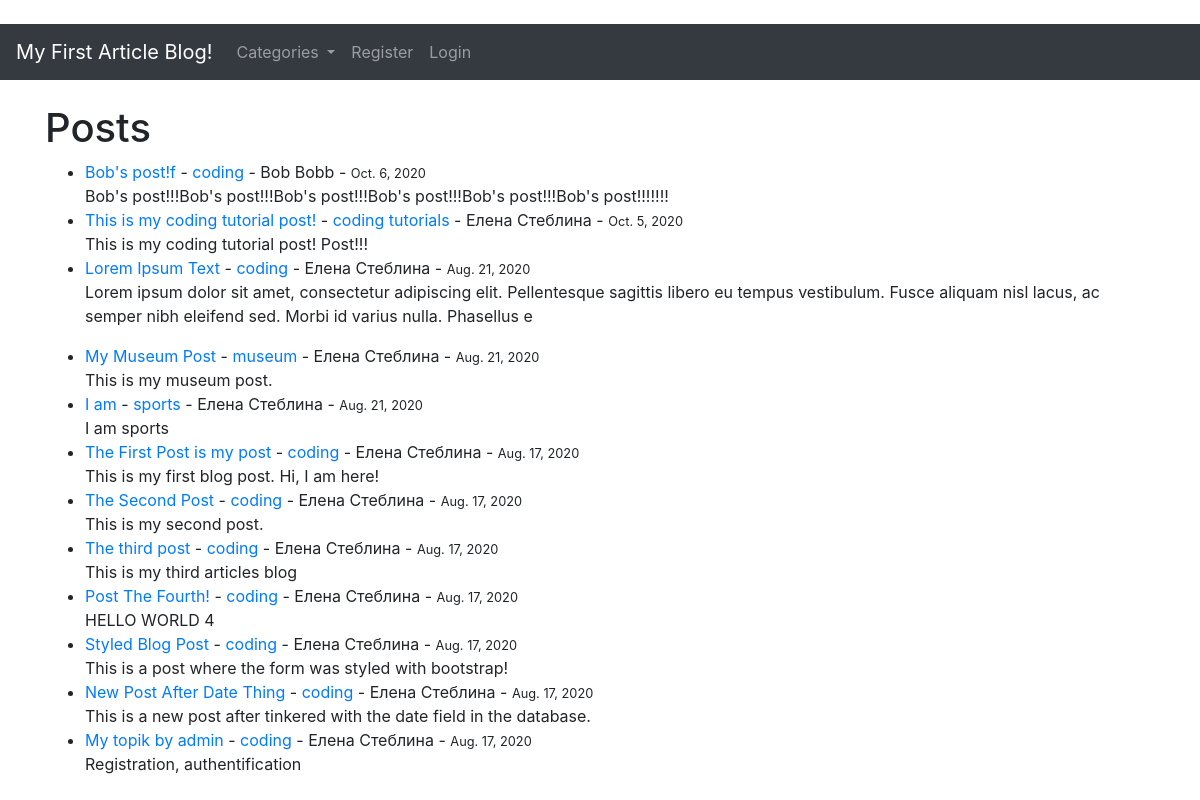
The app's page /, older data.
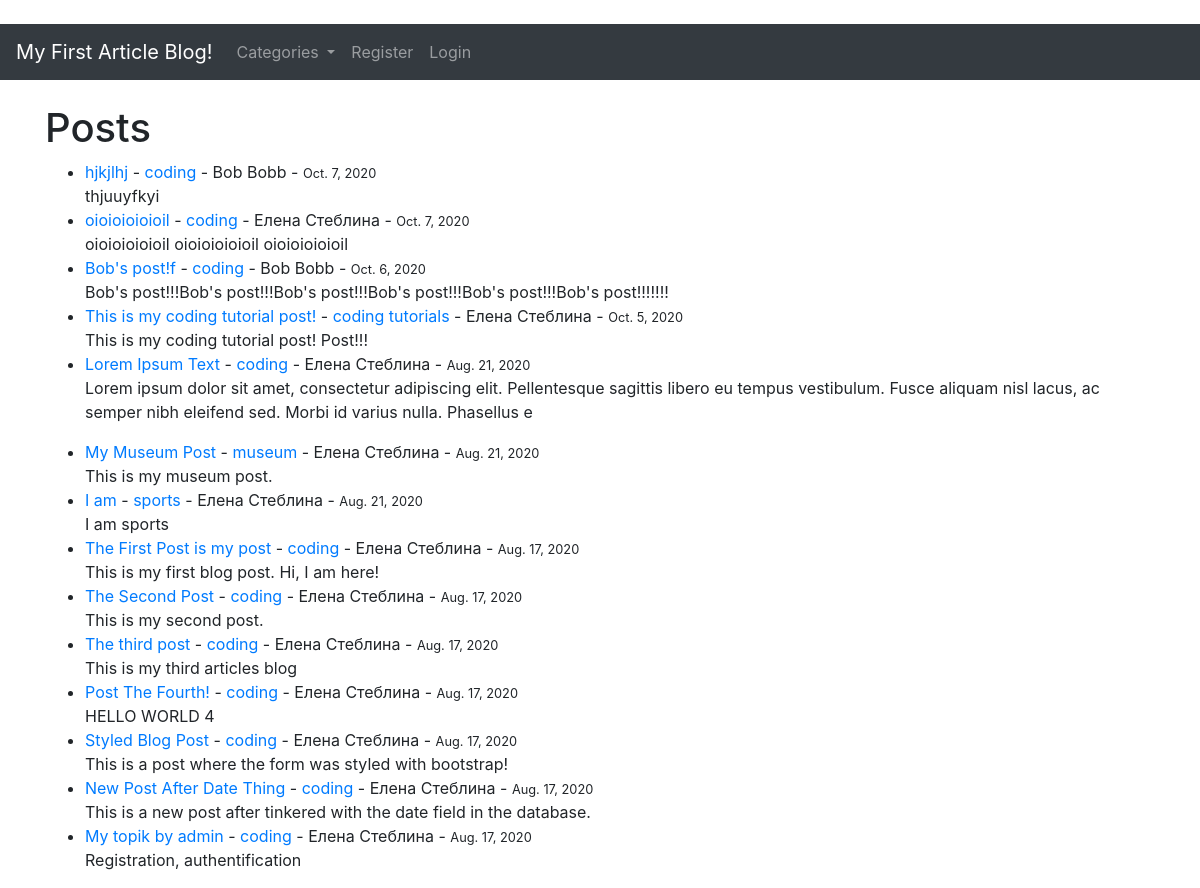
The same page, newer data.
### theblog/models.py (models this page shows, shortened)
class Post(models.Model):
    title = models.CharField(max_length=255)
    title_tag = models.CharField(max_length=255)
    author = models.ForeignKey(User, on_delete=models.CASCADE)
    body = models.TextField()
    post_date = models.DateField(auto_now_add=True)
    category = models.CharField(max_length=255, default="coding")
    likes = models.ManyToManyField(User, related_name='blog_posts')

### theblog/views.py (the view)
# urls.py: path('', HomeView.as_view(), name='home'),
class HomeView(ListView):
    model = Post
    template_name = 'theblog/home.html'
    cats = Category.objects.all()
    ordering = ['-post_date']
    def get_context_data(self, *args, **kwargs):
        cat_menu = Category.objects.all()
        context = super(HomeView, self).get_context_data(*args, **kwargs)
        context["cat_menu"] = cat_menu
        return context

### theblog/models.py (called while the page is built)
    def __str__(self):
        return self.name

### theblog/templates/theblog/home.html (shortened to what this page needs)
{% extends 'theblog/base.html' %}
{% block content %}
<h1>Posts</h1>
<ul>
{% for post in object_list %}
    <li><a href="{% url 'article-detail' post.pk %}"> {{ post.title }}</a> -
    <a href="{% url 'category' post.category|slugify %}">{{ post.category }}</a> -
    {{ post.author.first_name }}
    {{ post.author.last_name }} -
    <small>
        {{ post.post_date }}
    </small>
        <br />
        {{ post.body|slice:":200"|safe }}
    </li>
{% endfor %}
</ul>
{% endblock %}

### theblog/templates/theblog/base.html (shortened to what this page needs)
﻿<!doctype html>
<html lang="en">
  <head>
    <link rel="stylesheet" href="https://stackpath.bootstrapcdn.com/bootstrap/4.3.1/css/bootstrap.min.css">
  </head>
  <body>
    <nav class="navbar navbar-expand-lg navbar-dark bg-dark">
      <a class="navbar-brand" href="{% url 'home' %}">My First Article Blog!</a>
      <div class="collapse navbar-collapse" id="navbarSupportedContent">
        <ul class="navbar-nav mr-auto">
    {% if cat_menu %}
      <li class="nav-item dropdown">
        <a class="nav-link dropdown-toggle" href="#" id="navbarDropdown" role="button" data-toggle="dropdown" aria-haspopup="true" aria-expanded="false">
          Categories
        </a>
      </li>
            {% else %}
                <li class="nav-item">
                <a class="nav-link" href="{% url 'category-list' %}">Categories</a>
                </li>
    {% endif %}
            {% if user.is_authenticated %}
                <li class="nav-item">
                <a class="nav-link" href="{% url 'add_post' %}">Add Post</a>
                </li>
                <li class="nav-item">
                <a class="nav-link" href="{% url 'add_category' %}">Add Category</a>
                </li>
                <li class="nav-item">
                <a class="nav-link" href="{% url 'logout' %}">Logout</a>
                </li>
            {% else %}
                <li class="nav-item">
                <a class="nav-link" href="{% url 'register' %}">Register</a>
                </li>
                <li class="nav-item">
                <a class="nav-link" href="{% url 'login' %}">Login</a>
                </li>
            {% endif %}
        </ul>
      </div>
    </nav>
      <br />
      <div class="container">
        {% block content %}
        {% endblock %}
      </div>
  </body>
</html>

Row changes from the older to the newer data that the page shows:
added Post: title "hjkjlhj", category "coding", author.first_name "Bob", author.last_name "Bobb", post_date "Oct. 7, 2020", body "thjuuyfkyi"
added Post: title "oioioioioioil", category "coding", author.first_name "Елена", author.last_name "Стеблина", post_date "Oct. 7, 2020", body "oioioioioioil oioioioioioil oioioioioioil"
